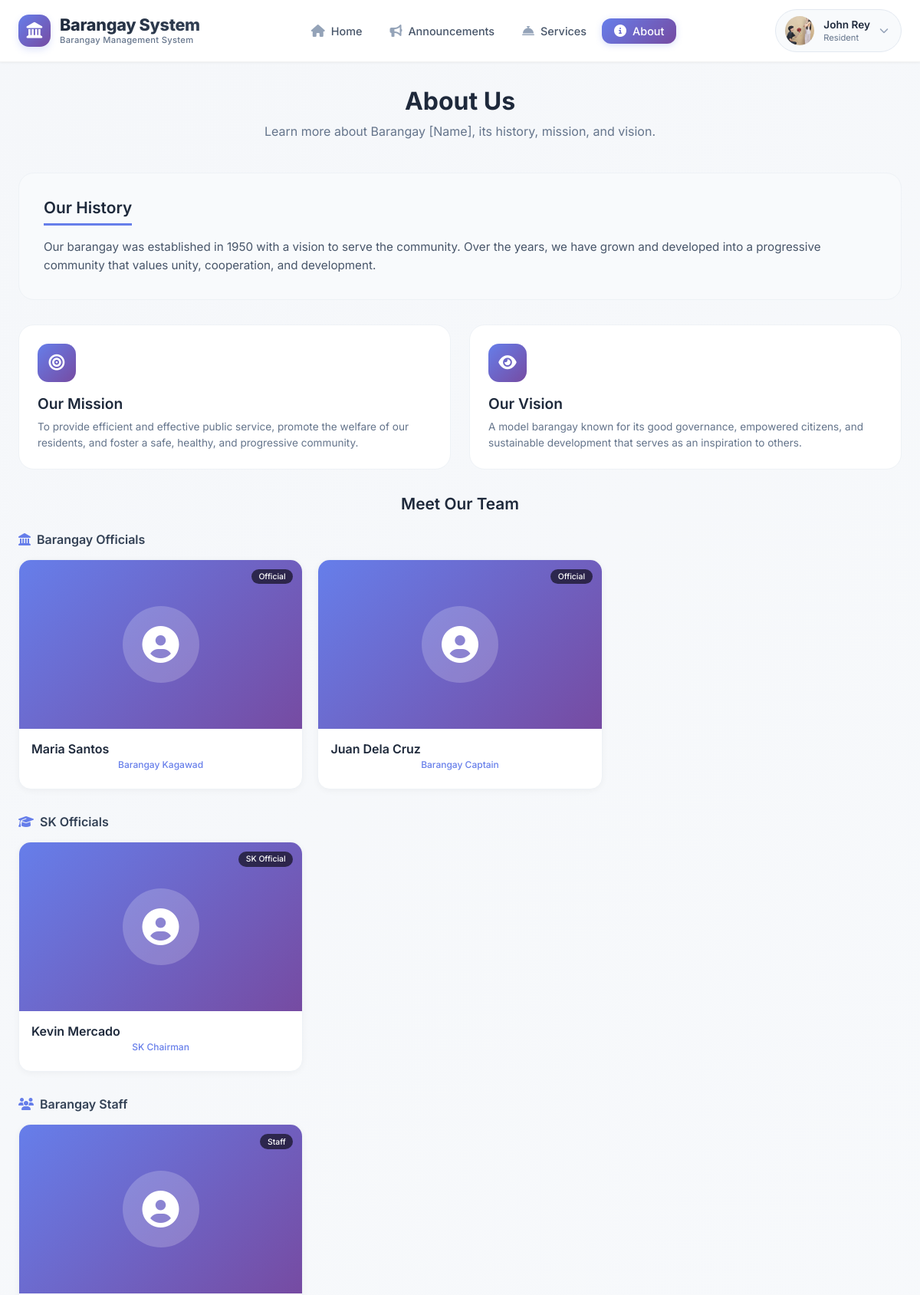
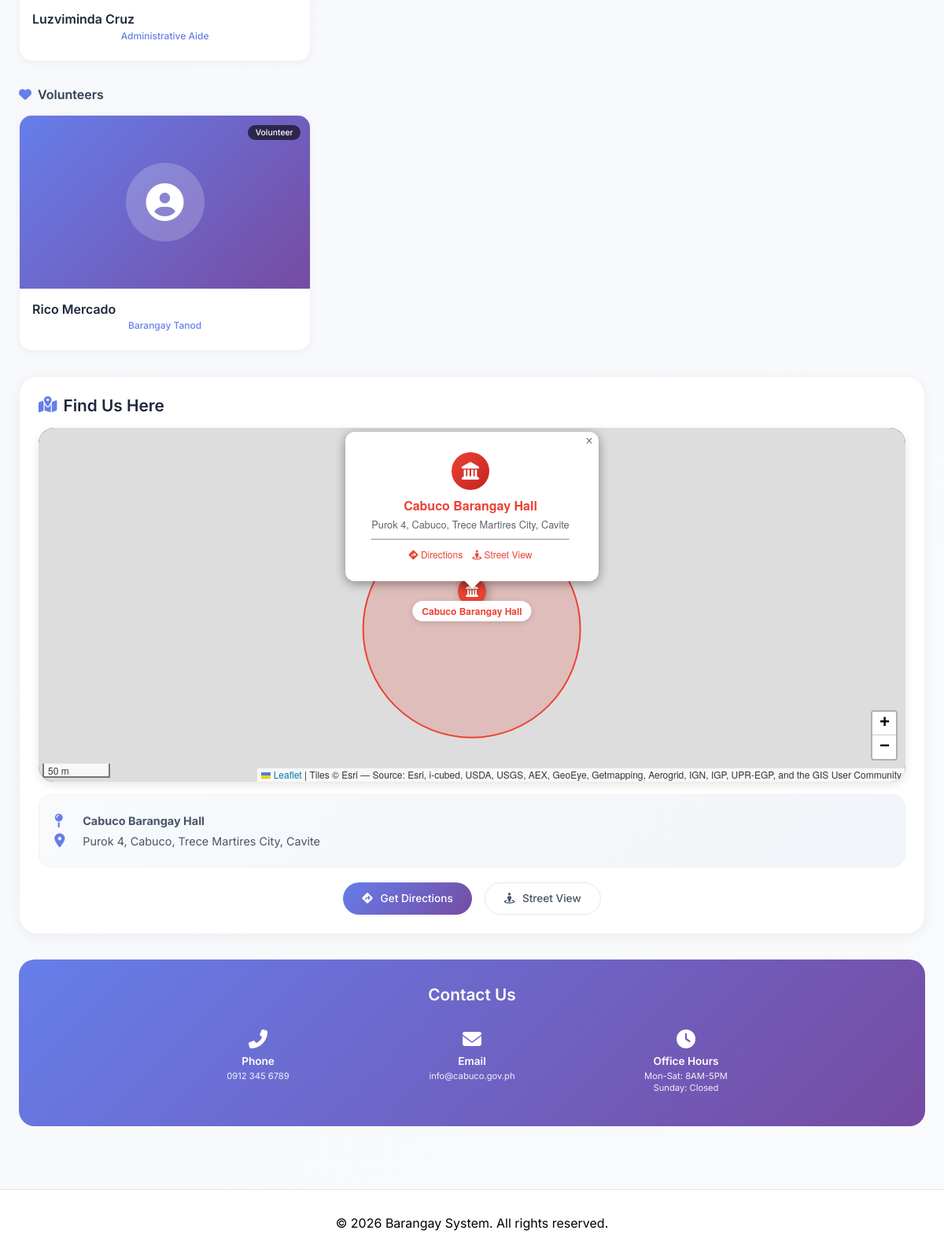
Screenshot of /index.php?page=about (signed in) with the database file from the repository (2 pictures, top to bottom).
### tables this page shows
CREATE TABLE `users` (
  `id` int(11) NOT NULL,
  `username` varchar(50) NOT NULL,
  `email` varchar(100) NOT NULL,
  `profile_pic` varchar(255) DEFAULT NULL,
  `password` varchar(255) NOT NULL,
  `first_name` varchar(50) DEFAULT NULL,
  `last_name` varchar(50) DEFAULT NULL,
  `address` text DEFAULT NULL,
  `contact_number` varchar(20) DEFAULT NULL,
  `user_type` enum('resident','admin') DEFAULT 'resident',
  `is_online` tinyint(1) DEFAULT 0,
  `last_activity` timestamp NOT NULL DEFAULT current_timestamp() ON UPDATE current_timestamp(),
  `created_at` timestamp NOT NULL DEFAULT current_timestamp(),
  `is_verified` tinyint(1) DEFAULT 0,
  `status` varchar(20) DEFAULT 'active',
  `last_login` datetime DEFAULT NULL,
  `last_login_ip` varchar(45) DEFAULT NULL
);

CREATE TABLE `pages` (
  `id` int(11) NOT NULL,
  `page_name` varchar(50) NOT NULL,
  `title` varchar(200) DEFAULT NULL,
  `content` text DEFAULT NULL,
  `meta_description` text DEFAULT NULL,
  `featured_image` varchar(255) DEFAULT NULL,
  `updated_by` int(11) DEFAULT NULL,
  `last_updated` timestamp NOT NULL DEFAULT current_timestamp() ON UPDATE current_timestamp()
);

CREATE TABLE `about_sections` (
  `id` int(11) NOT NULL,
  `page_id` int(11) DEFAULT NULL,
  `section_title` varchar(200) NOT NULL,
  `section_content` text NOT NULL,
  `section_type` varchar(50) DEFAULT 'general',
  `display_order` int(11) DEFAULT 0,
  `is_active` tinyint(1) DEFAULT 1,
  `created_at` timestamp NOT NULL DEFAULT current_timestamp(),
  `updated_at` timestamp NOT NULL DEFAULT current_timestamp() ON UPDATE current_timestamp()
);

CREATE TABLE `team_members` (
  `id` int(11) NOT NULL,
  `full_name` varchar(100) NOT NULL,
  `position` varchar(100) NOT NULL,
  `position_category` enum('barangay_official','sk_official','staff','volunteer') DEFAULT 'barangay_official',
  `biography` text DEFAULT NULL,
  `contact_info` varchar(255) DEFAULT NULL,
  `profile_image` varchar(255) DEFAULT NULL,
  `display_order` int(11) DEFAULT 0,
  `term_start` date DEFAULT NULL,
  `term_end` date DEFAULT NULL,
  `committee` varchar(100) DEFAULT NULL,
  `is_active` tinyint(1) DEFAULT 1,
  `created_at` timestamp NOT NULL DEFAULT current_timestamp(),
  `updated_at` timestamp NOT NULL DEFAULT current_timestamp() ON UPDATE current_timestamp()
);

### pages/about.php (the view, shortened to what this page needs)
<?php
$database = new Database();
$db = $database->getConnection();
$page_query = "SELECT * FROM pages WHERE page_name = 'about'";
$page_stmt = $db->prepare($page_query);
$page_stmt->execute();
$about_page = $page_stmt->fetch(PDO::FETCH_ASSOC);
$page_title_text = $about_page['title'] ?? 'About Us';
$page_description = $about_page['content'] ?? 'Learn about our history, mission, and the team serving the community';
$create_team_table = "CREATE TABLE IF NOT EXISTS team_members (
    id INT PRIMARY KEY AUTO_INCREMENT,
    full_name VARCHAR(100) NOT NULL,
    position VARCHAR(100) NOT NULL,
    position_category ENUM('barangay_official', 'sk_official', 'staff', 'volunteer') DEFAULT 'barangay_official',
    biography TEXT,
    contact_info VARCHAR(255),
    profile_image VARCHAR(255),
    display_order INT DEFAULT 0,
    term_start DATE,
    term_end DATE,
    committee VARCHAR(100),
    is_active BOOLEAN DEFAULT TRUE,
    created_at TIMESTAMP DEFAULT CURRENT_TIMESTAMP,
    updated_at TIMESTAMP DEFAULT CURRENT_TIMESTAMP ON UPDATE CURRENT_TIMESTAMP
)";
try {
    $db->exec($create_team_table);
} catch (Exception $e) {
}
$create_about_table = "CREATE TABLE IF NOT EXISTS about_sections (
    id INT PRIMARY KEY AUTO_INCREMENT,
    page_id INT,
    section_type ENUM('history', 'mission', 'vision', 'officials', 'contact', 'general') DEFAULT 'general',
    section_title VARCHAR(255),
    section_content TEXT,
    display_order INT DEFAULT 0,
    is_active BOOLEAN DEFAULT TRUE,
    created_at TIMESTAMP DEFAULT CURRENT_TIMESTAMP,
    updated_at TIMESTAMP DEFAULT CURRENT_TIMESTAMP ON UPDATE CURRENT_TIMESTAMP,
    FOREIGN KEY (page_id) REFERENCES pages(id) ON DELETE CASCADE
)";
try {
    $db->exec($create_about_table);
} catch (Exception $e) {
}
$sections_query = "SELECT * FROM about_sections WHERE is_active = 1 ORDER BY display_order, id";
$sections_stmt = $db->prepare($sections_query);
$sections_stmt->execute();
$sections = $sections_stmt->fetchAll(PDO::FETCH_ASSOC);
$team_query = "SELECT * FROM team_members WHERE is_active = 1 ORDER BY
                FIELD(position_category, 'barangay_official', 'sk_official', 'staff', 'volunteer'),
                display_order, full_name";
$team_stmt = $db->prepare($team_query);
$team_stmt->execute();
$team_members = $team_stmt->fetchAll(PDO::FETCH_ASSOC);
$history_content = '';
$mission_content = '';
$vision_content = '';
foreach ($sections as $section) {
    switch ($section['section_type']) {
        case 'history':
            $history_content = $section['section_content'];
            break;
        case 'mission':
            $mission_content = $section['section_content'];
            break;
        case 'vision':
            $vision_content = $section['section_content'];
            break;
    }
}
$grouped_members = [
    'barangay_official' => [],
    'sk_official' => [],
    'staff' => [],
    'volunteer' => []
];
foreach ($team_members as $member) {
    $category = $member['position_category'];
    if (isset($grouped_members[$category])) {
        $grouped_members[$category][] = $member;
    }
}
$category_names = [
    'barangay_official' => ['name' => 'Barangay Officials', 'icon' => 'fas fa-landmark'],
    'sk_official' => ['name' => 'SK Officials', 'icon' => 'fas fa-graduation-cap'],
    'staff' => ['name' => 'Barangay Staff', 'icon' => 'fas fa-users'],
    'volunteer' => ['name' => 'Volunteers', 'icon' => 'fas fa-heart']
];
$barangay_name_display = "Cabuco Barangay Hall";
$barangay_address_full = "Purok 4, Cabuco, Trece Martires City, Cavite";
?>
<link rel="stylesheet" href="https://unpkg.com/leaflet@1.9.4/dist/leaflet.css" />
<div class="about-page">
    <div class="page-header">
        <h1><?php echo htmlspecialchars($page_title_text); ?></h1>
        <div class="page-description">
            <?php
            $plain_description = strip_tags($page_description);
            echo htmlspecialchars($plain_description);
            ?>
        </div>
    </div>
    <?php if (!empty($history_content)): ?>
    <div class="history-section">
        <h2>Our History</h2>
        <p><?php echo nl2br(htmlspecialchars($history_content)); ?></p>
    </div>
    <?php endif; ?>
    <div class="mv-grid">
        <?php if (!empty($mission_content)): ?>
        <div class="mv-card">
            <div class="mv-icon">
                <i class="fas fa-bullseye"></i>
            </div>
            <h2>Our Mission</h2>
            <p><?php echo nl2br(htmlspecialchars($mission_content)); ?></p>
        </div>
        <?php endif; ?>
        <?php if (!empty($vision_content)): ?>
        <div class="mv-card">
            <div class="mv-icon">
                <i class="fas fa-eye"></i>
            </div>
            <h2>Our Vision</h2>
            <p><?php echo nl2br(htmlspecialchars($vision_content)); ?></p>
        </div>
        <?php endif; ?>
    </div>
    <?php if (!empty($team_members)): ?>
    <div class="team-section">
        <h2>Meet Our Team</h2>
        <?php foreach ($grouped_members as $category => $members): ?>
            <?php if (!empty($members)): ?>
            <div class="team-category">
                <h3>
                    <i class="<?php echo $category_names[$category]['icon']; ?>"></i>
                    <?php echo $category_names[$category]['name']; ?>
                </h3>
                <div class="team-grid">
                    <?php foreach ($members as $member): ?>
                    <div class="team-card">
                        <div class="team-image">
                            <?php
                            $image_path = '';
                            if (!empty($member['profile_image'])) {
                                $full_image_path = dirname(__DIR__) . '/assets/uploads/team/' . $member['profile_image'];
                            }
                            if (!empty($image_path) && file_exists($full_image_path)):
                            ?>
                                <img src="<?php echo $image_path; ?>" alt="<?php echo htmlspecialchars($member['full_name']); ?>">
                            <?php else: ?>
                                <div class="default-avatar">
                                    <i class="fas fa-user-circle"></i>
                                </div>
                            <?php endif; ?>
                            <div class="team-badge">
                                <?php
                                switch($category) {
                                    case 'barangay_official':
                                        echo 'Official';
                                        break;
                                    case 'sk_official':
                                        echo 'SK Official';
                                        break;
                                    case 'staff':
                                        echo 'Staff';
                                        break;
                                    default:
                                        echo 'Volunteer';
                                }
                                ?>
                            </div>
                        </div>
                        <div class="team-info">
                            <h3><?php echo htmlspecialchars($member['full_name']); ?></h3>
                            <div class="team-position"><?php echo htmlspecialchars($member['position']); ?></div>
                        </div>
                    </div>
                    <?php endforeach; ?>
                </div>
            </div>
            <?php endif; ?>
        <?php endforeach; ?>
    </div>
    <?php endif; ?>
    <div class="map-section">
        <h2>
            <i class="fas fa-map-marked-alt"></i>
            Find Us Here
        </h2>
        <div class="map-container">
            <div id="map"></div>
        </div>
        <div class="map-info">
            <p><i class="fas fa-map-pin"></i> <strong><?php echo htmlspecialchars($barangay_name_display); ?></strong></p>
            <p><i class="fas fa-location-dot"></i> <?php echo htmlspecialchars($barangay_address_full); ?></p>
        </div>
        <div class="map-directions">
            <a href="https://www.google.com/maps/dir/?api=1&destination=<?php echo urlencode($barangay_address_full); ?>" target="_blank" class="btn-directions">
                <i class="fas fa-directions"></i> Get Directions
            </a>
            <a href="https://www.google.com/maps?q=<?php echo urlencode($barangay_address_full); ?>" target="_blank" class="btn-directions btn-streetview">
                <i class="fas fa-street-view"></i> Street View
            </a>
        </div>
    </div>
    <div class="contact-section">
        <h2>Contact Us</h2>
        <div class="contact-grid">
            <div class="contact-item">
                <i class="fas fa-phone-alt"></i>
                <h3>Phone</h3>
                <p><?php echo htmlspecialchars($barangay_contact ?? '0912 345 6789'); ?></p>
            </div>
            <div class="contact-item">
                <i class="fas fa-envelope"></i>
                <h3>Email</h3>
                <p>info@cabuco.gov.ph</p>
            </div>
            <div class="contact-item">
                <i class="fas fa-clock"></i>
                <h3>Office Hours</h3>
                <p>Mon-Sat: 8AM-5PM<br>Sunday: Closed</p>
            </div>
        </div>
    </div>
</div>

### includes/header.php (shortened to what this page needs)
<?php
$barangay_name = "Barangay System";
$user_data = null;
if (isset($_SESSION['user_id'])) {
    try {
        $database = new Database();
        $db = $database->getConnection();
        $query = "SELECT id, username, first_name, last_name, email, profile_pic FROM users WHERE id = :user_id";
        $stmt = $db->prepare($query);
        $stmt->bindParam(':user_id', $_SESSION['user_id']);
        $stmt->execute();
        $user_data = $stmt->fetch(PDO::FETCH_ASSOC);
    } catch (Exception $e) {
    }
}
$current_page = $_GET['page'] ?? 'home';
?>
<!DOCTYPE html>
<html lang="en">
<head>
    <link rel="stylesheet" href="https://cdnjs.cloudflare.com/ajax/libs/font-awesome/6.4.0/css/all.min.css">
</head>
<body>
<nav class="modern-navbar" id="navbar">
    <div class="nav-container">
        <a href="/testweb/index.php?page=home" class="logo">
            <div class="logo-icon">
                <i class="fas fa-landmark"></i>
            </div>
            <div class="logo-text">
                <span class="logo-name"><?php echo htmlspecialchars($barangay_name); ?></span>
                <span class="logo-badge">Barangay Management System</span>
            </div>
        </a>
        <ul class="nav-links">
            <li><a href="/testweb/index.php?page=home" class="<?php echo $current_page == 'home' ? 'active' : ''; ?>">
                <i class="fas fa-home"></i> <span>Home</span>
            </a></li>
            <li><a href="/testweb/index.php?page=announcements" class="<?php echo $current_page == 'announcements' ? 'active' : ''; ?>">
                <i class="fas fa-bullhorn"></i> <span>Announcements</span>
            </a></li>
            <li><a href="/testweb/index.php?page=services" class="<?php echo $current_page == 'services' ? 'active' : ''; ?>">
                <i class="fas fa-concierge-bell"></i> <span>Services</span>
            </a></li>
            <li><a href="/testweb/index.php?page=about" class="<?php echo $current_page == 'about' ? 'active' : ''; ?>">
                <i class="fas fa-info-circle"></i> <span>About</span>
            </a></li>
        </ul>
        <div class="header-right">
            <?php if (isset($_SESSION['user_id'])): ?>
                <div class="dropdown" id="profileDropdown">
                    <button class="profile-btn" id="profileBtn" type="button" aria-label="Profile menu">
                        <div class="profile-avatar">
                            <?php if (isset($user_data['profile_pic']) && !empty($user_data['profile_pic'])): ?>
                                <img src="/testweb/uploads/profiles/<?php echo htmlspecialchars($user_data['profile_pic']); ?>" alt="Profile">
                            <?php else: ?>
                                <i class="fas fa-user"></i>
                            <?php endif; ?>
                        </div>
                        <div class="profile-info">
                            <div class="profile-name">
                                <?php
                                if (isset($user_data['first_name'])) {
                                    echo htmlspecialchars($user_data['first_name']);
                                } elseif (isset($_SESSION['user_name'])) {
                                    echo htmlspecialchars(explode(' ', $_SESSION['user_name'])[0]);
                                } else {
                                    echo 'Resident';
                                }
                                ?>
                            </div>
                            <div class="profile-role">Resident</div>
                        </div>
                        <i class="fas fa-chevron-down profile-arrow"></i>
                    </button>
                </div>
            <?php endif; ?>
        </div>
    </div>
</nav>

### rows the page displays
users: profile_pic (picture), first_name "John Rey"
pages: title "About Us", content "Learn more about Barangay [Name], its history, mission, and vision."
about_sections: section_content "Our barangay was established in 1950 with a vision to serve the community. Over the years, we have grown and developed into a progressive community that values unity, cooperation, and development."
about_sections: section_content "To provide efficient and effective public service, promote the welfare of our residents, and foster a safe, healthy, and progressive community."
about_sections: section_content "A model barangay known for its good governance, empowered citizens, and sustainable development that serves as an inspiration to others."
team_members: shows "Official", full_name "Maria Santos", position "Barangay Kagawad"
team_members: shows "Official", full_name "Juan Dela Cruz", position "Barangay Captain"
team_members: shows "SK Official", full_name "Kevin Mercado", position "SK Chairman"
team_members: shows "Staff", full_name "Luzviminda Cruz", position "Administrative Aide"
team_members: position_category "Volunteers", full_name "Rico Mercado", position "Barangay Tanod"

### other values shown
$category_names[$category]['name'] "Barangay Officials"
$category_names[$category]['name'] "SK Officials"
$category_names[$category]['name'] "Barangay Staff"
$barangay_name_display "Cabuco Barangay Hall"
$barangay_address_full "Purok 4, Cabuco, Trece Martires City, Cavite"
$barangay_contact "0912 345 6789"
